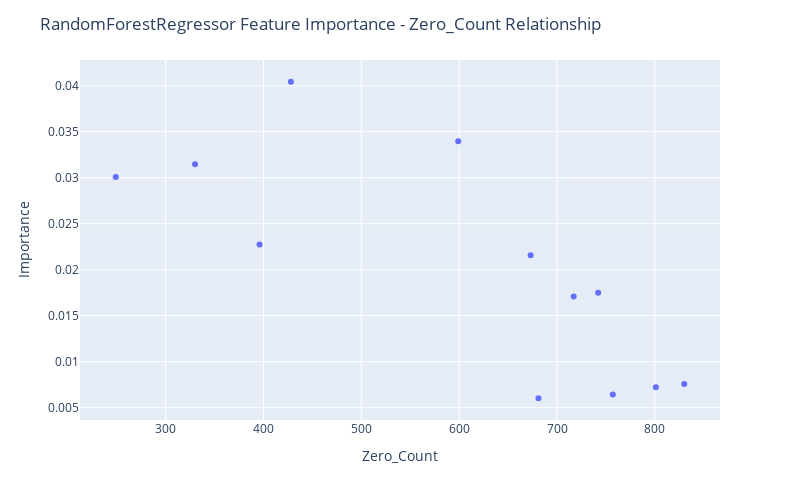

The code cell stored with this chart in its notebook:
### Code cell
fig = px.scatter(df_merged[~df_merged["Feature Name"].str.contains("Output")], x="Zero_Count", y="Importance",
                hover_data=["Feature Name"])

fig.update_layout(
    autosize=False,
    width=800,
    height=500,
    title_text=f"RandomForestRegressor Feature Importance - Zero_Count Relationship",
)

fig.show()

### Figure 1 — Plotly figure (JSON) as saved in the notebook; plotly's stock layout.template omitted (floating-point values rounded to 4 significant figures)
{"data": [{"customdata": [["Input 08"], ["Input 09"], ["Input 01"], ["Input 03"], ["Input 06"], ["Input 07"], ["Input 11"], ["Input 04"], ["Input 10"], ["Input 02"], ["Input 12"], ["Input 05"]], "hovertemplate": "Zero_Count=%{x}<br>Importance=%{y}<br>Feature Name=%{customdata[0]}<extra></extra>", "legendgroup": "", "marker": {"color": "#636efa", "symbol": "circle"}, "mode": "markers", "name": "", "orientation": "v", "showlegend": false, "type": "scatter", "x": [428, 599, 330, 249, 396, 673, 742, 717, 830, 801, 757, 681], "xaxis": "x", "y": [0.04043, 0.03395, 0.03145, 0.03008, 0.02275, 0.02158, 0.01749, 0.01708, 0.007576, 0.007231, 0.006435, 0.006022], "yaxis": "y"}], "layout": {"autosize": false, "height": 500, "legend": {"tracegroupgap": 0}, "margin": {"t": 60}, "title": {"text": "RandomForestRegressor Feature Importance - Zero_Count Relationship"}, "width": 800, "xaxis": {"anchor": "y", "autorange": true, "domain": [0, 1], "range": [212.5, 866.5], "title": {"text": "Zero_Count"}, "type": "linear"}, "yaxis": {"anchor": "x", "autorange": true, "domain": [0, 1], "range": [0.003657, 0.0428], "title": {"text": "Importance"}, "type": "linear"}}}
